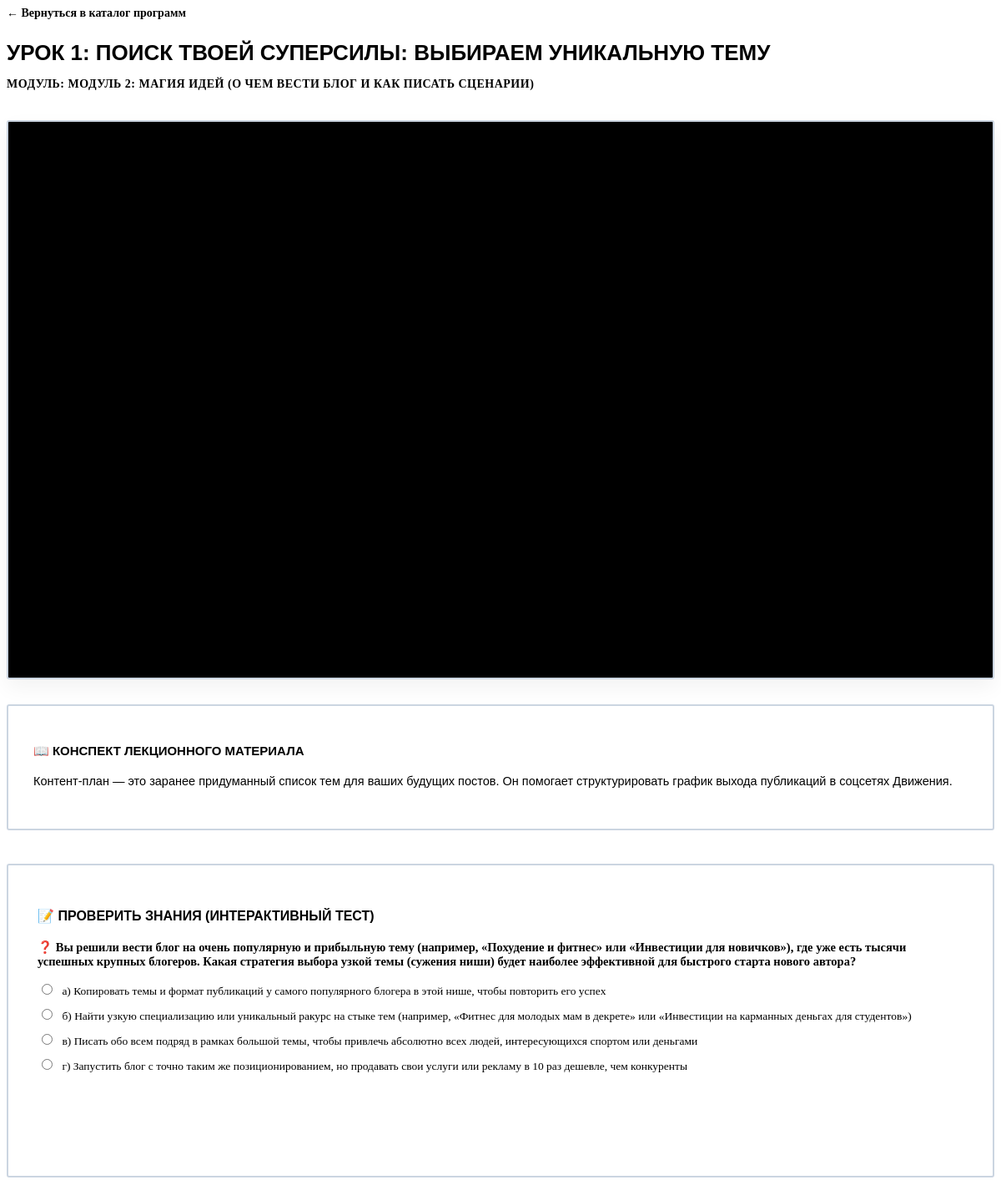
The page /lesson/5/ (signed in) on the database its author committed.
### core/models.py (models this page shows, shortened)
class Lesson(models.Model):
    module = models.ForeignKey(Module, on_delete=models.CASCADE, related_name='lessons', verbose_name="Модуль")
    title = models.CharField(max_length=200, verbose_name="Название урока")
    content = models.TextField(verbose_name="Текст урока (Лонгрид)")
    video_url = models.URLField(blank=True, verbose_name="Ссылка на видео (если есть)")
    test_question = models.TextField(verbose_name="Вопрос теста", blank=True, null=True)
    option_a = models.CharField(max_length=255, verbose_name="Вариант А", blank=True, null=True)
    option_b = models.CharField(max_length=255, verbose_name="Вариант Б", blank=True, null=True)
    option_c = models.CharField(max_length=255, verbose_name="Вариант В", blank=True, null=True)
    option_d = models.CharField(max_length=255, verbose_name="Вариант Г", blank=True, null=True)
    correct_answer = models.CharField(
        max_length=1,
        choices=[('A', 'А'), ('B', 'Б'), ('C', 'В'), ('D', 'Г')],
        verbose_name="Буква правильного ответа (A, B, C, D)",
        blank=True,
        null=True
    )

class Module(models.Model):
    course = models.ForeignKey(Course, on_delete=models.CASCADE, related_name='modules', verbose_name="Курс")
    title = models.CharField(max_length=200, verbose_name="Название модуля")
    order = models.PositiveIntegerField(default=0, verbose_name="Порядок отображения")
    class Meta:
        ordering = ['order']

### core/views.py (the view, shortened to what this page needs)
# urls.py: path('lesson/<int:lesson_id>/', views.lesson_view, name='lesson'),
@login_required(login_url='login')
def lesson_view(request, lesson_id):
    lesson = get_object_or_404(Lesson, id=lesson_id)
    test_checked = False
    is_correct = False
    if request.method == 'POST' and 'submit_test' in request.POST:
        test_checked = True
        user_answer = request.POST.get('user_answer')
        if user_answer == lesson.correct_answer:
            is_correct = True
    context = {
        'lesson': lesson,
        'test_checked': test_checked,
        'is_correct': is_correct,
    }
    return render(request, 'lesson_detail.html', context)

### core/templates/lesson_detail.html (shortened to what this page needs)
{% extends 'base.html' %}
{% block content %}
<div style="margin-bottom: 24px;">
    <a href="/" style="color: var(--pervye-blue); text-decoration: none; font-weight: 700; font-size: 14px;">
        ← Вернуться в каталог программ
    </a>
</div>
<h1 style="font-family: 'Montserrat', 'Arial Black', sans-serif; font-size: 26px; color: var(--pervye-black); margin-bottom: 8px; text-transform: uppercase; font-weight: 900;">
    {{ lesson.title }}
</h1>
<p style="color: var(--text-slate); font-size: 14px; font-weight: 600; margin-bottom: 35px; text-transform: uppercase; letter-spacing: 0.5px;">
    Модуль: {{ lesson.module.title }}
</p>
<div class="video-wrapper">
    <iframe src="{{ lesson.video_url|default:'https://vk.com' }}"
            allow="autoplay; encrypted-media; fullscreen; picture-in-picture;"
            webkitallowfullscreen
            mozallowfullscreen
            allowfullscreen>
    </iframe>
</div>
<div class="p-card" style="padding: 30px; margin-bottom: 40px; border-radius: 3px !important; background: var(--pervye-white); border: 2px solid #CBD5E1;">
    <h3 style="font-family: 'Montserrat', 'Arial Black', sans-serif; font-size: 15px; color: var(--pervye-blue); margin-bottom: 12px; text-transform: uppercase; font-weight: 900;">
        📖 Конспект лекционного материала
    </h3>
    <div style="font-size: 14.5px; line-height: 1.7; color: var(--pervye-black); font-family: 'Montserrat', sans-serif; font-weight: 500;">
        {% if lesson.longrid %}
            {{ lesson.longrid|linebreaks }}
        {% elif lesson.text %}
            {{ lesson.text|linebreaks }}
        {% elif lesson.content %}
            {{ lesson.content|linebreaks }}
        {% else %}
            <p style="color: #64748B;">Текст конспекта успешно сохранен в админке, но переменная в шаблоне проверяет другое имя. Проверьте название поля лонгрида в файле core/models.py.</p>
        {% endif %}
    </div>
</div>
{% if lesson.test_question %}
<div class="p-card" style="padding: 35px; border-radius: 3px !important; background: var(--pervye-white); border: 2px solid #CBD5E1; margin-bottom: 50px;">
    <h3 style="font-family: 'Montserrat', 'Arial Black', sans-serif; font-size: 16px; color: var(--pervye-blue); margin-bottom: 20px; text-transform: uppercase; font-weight: 900;">
        📝 Проверить знания (Интерактивный тест)
    </h3>
    <form method="POST" action="">
        <div style="margin-bottom: 30px;">
            <p style="font-weight: 700; font-size: 14.5px; margin-bottom: 15px; color: var(--pervye-black);">
                ❓ {{ lesson.test_question }}
            </p>
            {% if lesson.option_a %}
            <label style="display:block; font-size: 13.5px; margin-bottom: 10px; cursor:pointer;"><input type="radio" name="user_answer" value="A" required style="margin-right:8px;"> а) {{ lesson.option_a }}</label>
            {% endif %}
            {% if lesson.option_b %}
            <label style="display:block; font-size: 13.5px; margin-bottom: 10px; cursor:pointer;"><input type="radio" name="user_answer" value="B" style="margin-right:8px;"> б) {{ lesson.option_b }}</label>
            {% endif %}
            {% if lesson.option_c %}
            <label style="display:block; font-size: 13.5px; margin-bottom: 10px; cursor:pointer;"><input type="radio" name="user_answer" value="C" style="margin-right:8px;"> в) {{ lesson.option_c }}</label>
            {% endif %}
            {% if lesson.option_d %}
            <label style="display:block; font-size: 13.5px; margin-bottom: 10px; cursor:pointer;"><input type="radio" name="user_answer" value="D" style="margin-right:8px;"> г) {{ lesson.option_d }}</label>
            {% endif %}
        </div>
        <div style="display: block; width: 100%; margin-top: 20px;">
            <button type="submit" style="display: inline-block !important; background: var(--pervye-blue) !important; color: white !important; border: none !important; padding: 14px 35px !important; border-radius: 3px !important; font-family: 'Montserrat', sans-serif !important; font-size: 12px !important; font-weight: 800 !important; text-transform: uppercase !important; cursor: pointer !important;">
            </button>
        </div>
    </form>
</div>
{% endif %}
{% endblock %}

### core/templates/lesson_detail.html (style rules this page uses)
.video-wrapper { position: relative; padding-bottom: 56.25%; height: 0; overflow: hidden; border: 2px solid #CBD5E1; border-radius: 3px !important; box-shadow: 0 10px 25px rgba(0,0,0,0.05); background: #000; margin-bottom: 30px; }
.video-wrapper iframe { position: absolute; top: 0; left: 0; width: 100%; height: 100%; border: none; }

### rows shown on the page
Lesson: title "УРОК 1: ПОИСК ТВОЕЙ СУПЕРСИЛЫ: ВЫБИРАЕМ УНИКАЛЬНУЮ ТЕМУ", module "МОДУЛЬ 2: МАГИЯ ИДЕЙ (О ЧЕМ ВЕСТИ БЛОГ И КАК ПИСАТЬ СЦЕНАРИИ)", content "Контент-план — это заранее придуманный список тем для ваших будущих постов. Он помогает структурировать график выхода публикаций в соцсетях Движения.", test_question "Вы решили вести блог на очень популярную и прибыльную тему (например, «Похудение и фитнес» или «Инвестиции для новичков»), где уже есть тысячи успешных крупных блогеров. Какая стратегия выбора узкой темы (сужения ниши) будет наиболее эффективной для быстрого старта нового автора?", option_a "Копировать темы и формат публикаций у самого популярного блогера в этой нише, чтобы повторить его успех", option_b "Найти узкую специализацию или уникальный ракурс на стыке тем (например, «Фитнес для молодых мам в декрете» или «Инвестиции на карманных деньгах для студентов»)", option_c "Писать обо всем подряд в рамках большой темы, чтобы привлечь абсолютно всех людей, интересующихся спортом или деньгами", option_d "Запустить блог с точно таким же позиционированием, но продавать свои услуги или рекламу в 10 раз дешевле, чем конкуренты"
